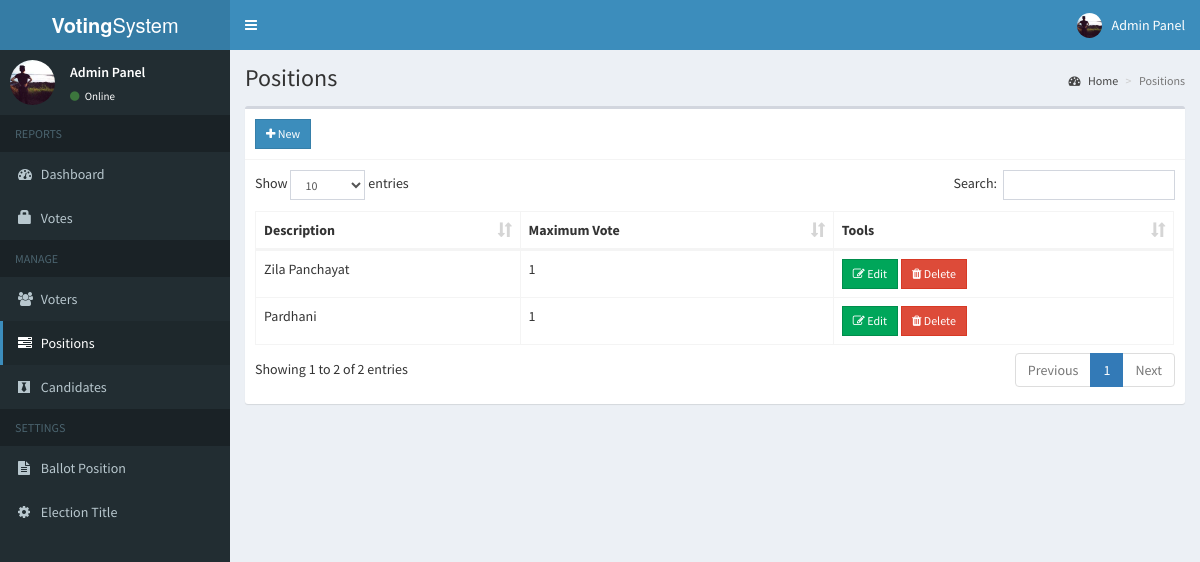
Page /admin/positions.php (signed in) on the committed database.
### tables this page shows
CREATE TABLE `positions` (
  `id` int(11) NOT NULL,
  `description` varchar(50) NOT NULL,
  `max_vote` int(11) NOT NULL,
  `priority` int(11) NOT NULL
);

### admin/includes/session.php (called while the page is built, shortened)
<?php
	include 'includes/conn.php';
	$sql = "SELECT * FROM admin WHERE id = '".$_SESSION['admin']."'";
	$query = $conn->query($sql);
	$user = $query->fetch_assoc();
?>

### admin/positions.php (the view, shortened to what this page needs)
<?php include 'includes/session.php'; ?>
<?php include 'includes/header.php'; ?>
<body class="hold-transition skin-blue sidebar-mini">
<div class="wrapper">
  <?php include 'includes/navbar.php'; ?>
  <?php include 'includes/menubar.php'; ?>
  <div class="content-wrapper">
    <section class="content-header">
      <h1>
        Positions
      </h1>
      <ol class="breadcrumb">
        <li><a href="#"><i class="fa fa-dashboard"></i> Home</a></li>
        <li class="active">Positions</li>
      </ol>
    </section>
    <section class="content">
      <div class="row">
        <div class="col-xs-12">
          <div class="box">
            <div class="box-header with-border">
              <a href="#addnew" data-toggle="modal" class="btn btn-primary btn-sm btn-flat"><i class="fa fa-plus"></i> New</a>
            </div>
            <div class="box-body">
              <table id="example1" class="table table-bordered">
                <thead>
                  <th>Description</th>
                  <th>Maximum Vote</th>
                  <th>Tools</th>
                </thead>
                <tbody>
                  <?php
                    $sql = "SELECT * FROM positions ORDER BY priority ASC";
                    $query = $conn->query($sql);
                    while($row = $query->fetch_assoc()){
                      echo "
                        <tr>
                          <td class='hidden'></td>
                          <td>".$row['description']."</td>
                          <td>".$row['max_vote']."</td>
                          <td>
                            <button class='btn btn-success btn-sm edit btn-flat' data-id='".$row['id']."'><i class='fa fa-edit'></i> Edit</button>
                            <button class='btn btn-danger btn-sm delete btn-flat' data-id='".$row['id']."'><i class='fa fa-trash'></i> Delete</button>
                          </td>
                        </tr>
                      ";
                    }
                  ?>
                </tbody>
              </table>
            </div>
          </div>
        </div>
      </div>
    </section>
  </div>
</div>
</body>
</html>

### admin/includes/navbar.php (shortened to what this page needs)
<header class="main-header">
  <a href="#" class="logo">
    <span class="logo-lg"><b>Voting</b>System</span>
  </a>
  <nav class="navbar navbar-static-top">
    <a href="#" class="sidebar-toggle" data-toggle="push-menu" role="button">
    </a>
    <div class="navbar-custom-menu">
      <ul class="nav navbar-nav">
        <li class="dropdown user user-menu">
          <a href="#" class="dropdown-toggle" data-toggle="dropdown">
            <img src="<?php echo (!empty($user['photo'])) ? '../images/'.$user['photo'] : '../images/profile.jpg'; ?>" class="user-image" alt="User Image">
            <span class="hidden-xs"><?php echo $user['firstname'].' '.$user['lastname']; ?></span>
          </a>
        </li>
      </ul>
    </div>
  </nav>
</header>

### admin/includes/menubar.php (shortened to what this page needs)
<aside class="main-sidebar">
  <section class="sidebar">
    <div class="user-panel">
      <div class="pull-left image">
        <img src="<?php echo (!empty($user['photo'])) ? '../images/'.$user['photo'] : '../images/profile.jpg'; ?>" class="img-circle" alt="User Image">
      </div>
      <div class="pull-left info">
        <p><?php echo $user['firstname'].' '.$user['lastname']; ?></p>
        <a><i class="fa fa-circle text-success"></i> Online</a>
      </div>
    </div>
    <ul class="sidebar-menu" data-widget="tree">
      <li class="header">REPORTS</li>
      <li class=""><a href="home.php"><i class="fa fa-dashboard"></i> <span>Dashboard</span></a></li>
      <li class=""><a href="votes.php"><span class="glyphicon glyphicon-lock"></span> <span>Votes</span></a></li>
      <li class="header">MANAGE</li>
      <li class=""><a href="voters.php"><i class="fa fa-users"></i> <span>Voters</span></a></li>
      <li class=""><a href="positions.php"><i class="fa fa-tasks"></i> <span>Positions</span></a></li>
      <li class=""><a href="candidates.php"><i class="fa fa-black-tie"></i> <span>Candidates</span></a></li>
      <li class="header">SETTINGS</li>
      <li class=""><a href="ballot.php"><i class="fa fa-file-text"></i> <span>Ballot Position</span></a></li>
      <li class=""><a href="#config" data-toggle="modal"><i class="fa fa-cog"></i> <span>Election Title</span></a></li>
    </ul>
  </section>
</aside>

### rows in the picture
positions: description "Zila Panchayat", max_vote "1"
positions: description "Pardhani", max_vote "1"

### other values in the picture
$user['firstname'] "Admin"
$user['lastname'] "Panel"
